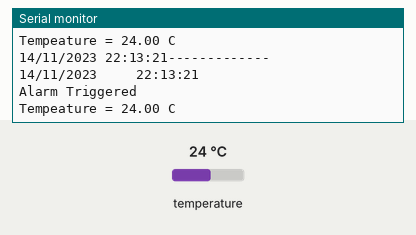
This sketch was run on a simulated Arduino Uno, built with avr-gcc and run on an emulated ATmega328P. Shown: the last lines printed to the serial monitor. The inputs (shaded band) are chosen by the test bench; at power-on: temperature 24 °C. The local clock reads 2024-03-15 10:24:30 at power-on unless the sketch sets it.

Above: at 1.8 s.
1.9 s: temperature set to 12 °C
At 3.0 s:
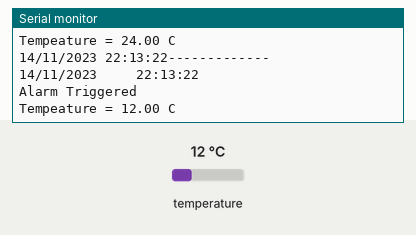
3.4 s: temperature set to 19 °C
At 4.6 s:
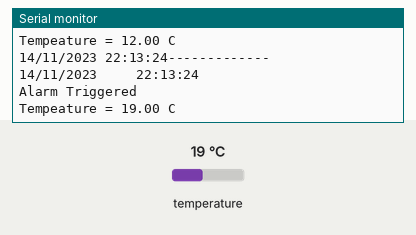
Timing chart, 0 to 6.4 s (numbered marks = the images above; inputs shaded):
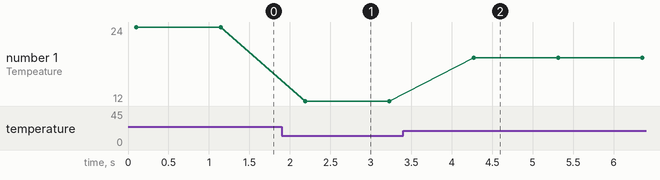

Measured:
- after the input at 1.9 s, the serial monitor: prints a new line after 0.29 s (image 1)
- after the input at 3.4 s, the serial monitor: prints a new line after 0.87 s (image 2)
- plotted number 1: 24 → 12 after the input at 1.9 s, 12 → 19 after the input at 3.4 s

The sketch:

Clock.ino
```cpp
// Date, Time and Alarm functions using a DS3231 RTC connected via I2C and Wire lib

#include <Wire.h>
#include <SPI.h> // not used here, but needed to prevent a RTClib compile error
#include "RTClib.h"

RTC_DS3231 RTC;
String Write_in_text;

void setup () {

  Serial.begin(9600);
  Wire.begin();
  RTC.begin();
  RTC.adjust(DateTime(__DATE__, __TIME__));

  if (! RTC.isrunning()) {
    Serial.println("RTC is NOT running!");
    // following line sets the RTC to the date & time this sketch was compiled
    RTC.adjust(DateTime(__DATE__, __TIME__));
  }

  DateTime now = RTC.now();
  RTC.setAlarm1Simple(23, 9);

  RTC.turnOnAlarm(1);

  if (RTC.checkAlarmEnabled(1)) {
    Serial.println("Alarm Enabled");
  }

}

void loop () {

  DateTime now = RTC.now();
  Serial.print(now.day(), DEC);
  Serial.print('/');
  Serial.print(now.month(), DEC);
  Serial.print('/');
  Serial.print(now.year(), DEC);
  Serial.print(' ');
  Serial.print(now.hour(), DEC);
  Serial.print(':');
  Serial.print(now.minute(), DEC);
  Serial.print(':');
  Serial.print(now.second(), DEC);

  Serial.println("-------------");

  Write_in_text =(String) now.day();
  Write_in_text += "/";
  Write_in_text += now.month();
  Write_in_text += "/";
  Write_in_text += now.year();
  Write_in_text += "     ";
  Write_in_text += now.hour();
  Write_in_text += ":";
  Write_in_text += now.minute();
  Write_in_text += ":";
  Write_in_text += now.second();
  Serial.println(Write_in_text);


  if (RTC.checkIfAlarm(1)) {
      Serial.println();
    Serial.println("Alarm Triggered");
  }

  Serial.println();
  Serial.print("Tempeature = ");
  Serial.print(RTC.getTemperature());
  Serial.println(" C");
  Serial.println();

  delay(1000);
}
```
